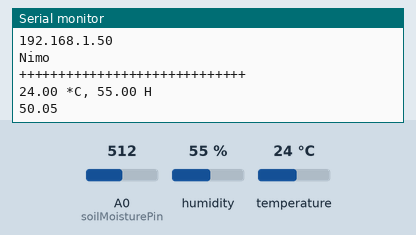
Simulated run of this sketch. Board: ESP8266 (NodeMCU). Shown: the last lines printed to the serial monitor. The inputs (shaded band) are chosen by the test bench; at power-on: humidity 55 %, A0 (soilMoisturePin) = 512, temperature 24 °C. WiFi joins after 1.5 s; servers stay silent unless stated.

Above: at 2.7 s.
2.8 s: humidity set to 22 %
At 4.0 s:
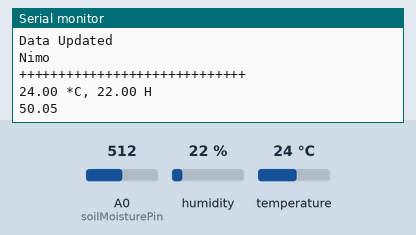
6.6 s: A0 (soilMoisturePin) set to 716
At 8.4 s:
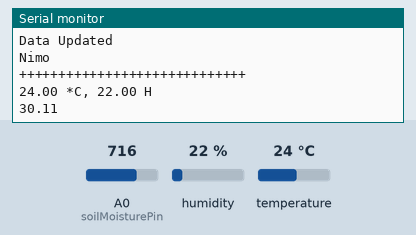
9.1 s: temperature set to 12 °C
At 11.4 s:
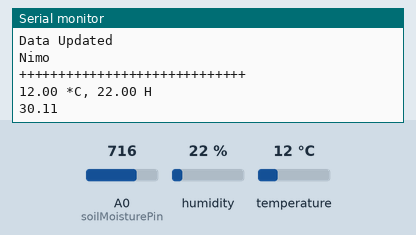
11.6 s: A0 (soilMoisturePin) set to 900
At 12.8 s:
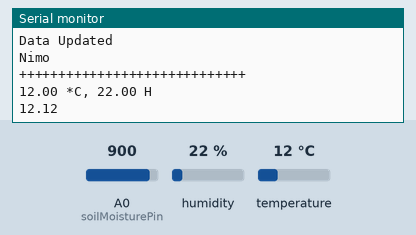
14.1 s: humidity set to 40 %
At 15.0 s:
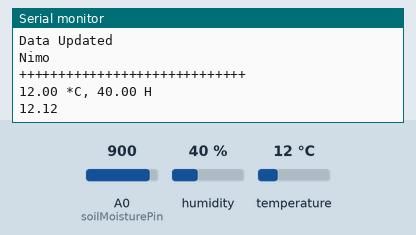
Timing chart, 0 to 17.1 s (numbered marks = the images above; inputs shaded):
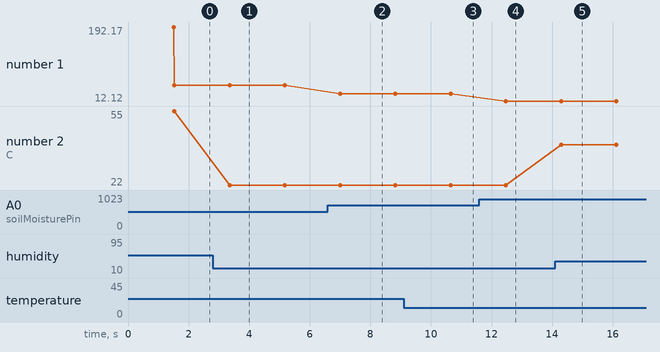

The sketch:

Main.ino
```cpp
#include <SimpleDHT.h>
#include <Adafruit_Sensor.h>
#include <ThingSpeak.h>
#include <ESP8266WiFi.h>
#include <WiFiClient.h>
#include <ESP8266WiFi.h>

int pinDHT11 = 2;
SimpleDHT11 dht11(pinDHT11);

int soilMoisturePin = A0;

const char* ssid     = "Nimo";
const char* password = "khuchrokatha";


  float soilMoisture = 0;


  WiFiClient client;

  unsigned long myChannelNumber = 1749280; //Your Channel Number (Without Brackets)
  const char * myWriteAPIKey = "B7YA0B87ZY305HHL"; //Your Write API Key


void setup() {
  Serial.begin(115200);

  Serial.print("Connecting to ");
  Serial.println(ssid);
  WiFi.begin(ssid, password);
  while (WiFi.status() != WL_CONNECTED) {
    delay(500);
    Serial.print(".");
  }

  Serial.println("");
  Serial.println("WiFi connected.");
  Serial.println("IP address: ");
  Serial.println(WiFi.localIP());


  ThingSpeak.begin(client);

}
void loop(){
  Serial.println(WiFi.SSID());

  Serial.println("+++++++++++++++++++++++++++++");
  byte temp = 0;
  byte hum = 0;

  dht11.read(&temp, &hum, NULL);


  Serial.print((float)temp);
  Serial.print(" *C, ");
  Serial.print((float)hum);
  Serial.println(" H");

  soilMoisture = ( 100.10 - ( (analogRead(soilMoisturePin)/1023.00) * 100.00 ) );
  Serial.println(soilMoisture);
  ThingSpeak.setField(1,temp);
  ThingSpeak.setField(2,hum);
  ThingSpeak.setField(3,soilMoisture);

  ThingSpeak.writeFields(myChannelNumber,myWriteAPIKey);

  delay(1000);

  delay(500);

  Serial.println("Data Updated");
}
```

Measured:
- after the input at 2.8 s, the serial monitor: prints a new line after 0.55 s (image 1)
- after the input at 6.6 s, the serial monitor: prints a new line after 0.40 s (image 2)
- after the input at 9.1 s, the serial monitor: prints a new line after 1.5 s (image 3)
- after the input at 11.6 s, the serial monitor: prints a new line after 0.87 s (image 4)
- after the input at 14.1 s, the serial monitor: prints a new line after 0.19 s (image 5)
- plotted number 1: 50.05 → 30.11 after the input at 6.6 s, 30.11 → 12.12 after the input at 11.6 s
- plotted number 2: 55 → 22 after the input at 2.8 s, 22 → 40 after the input at 14.1 s
